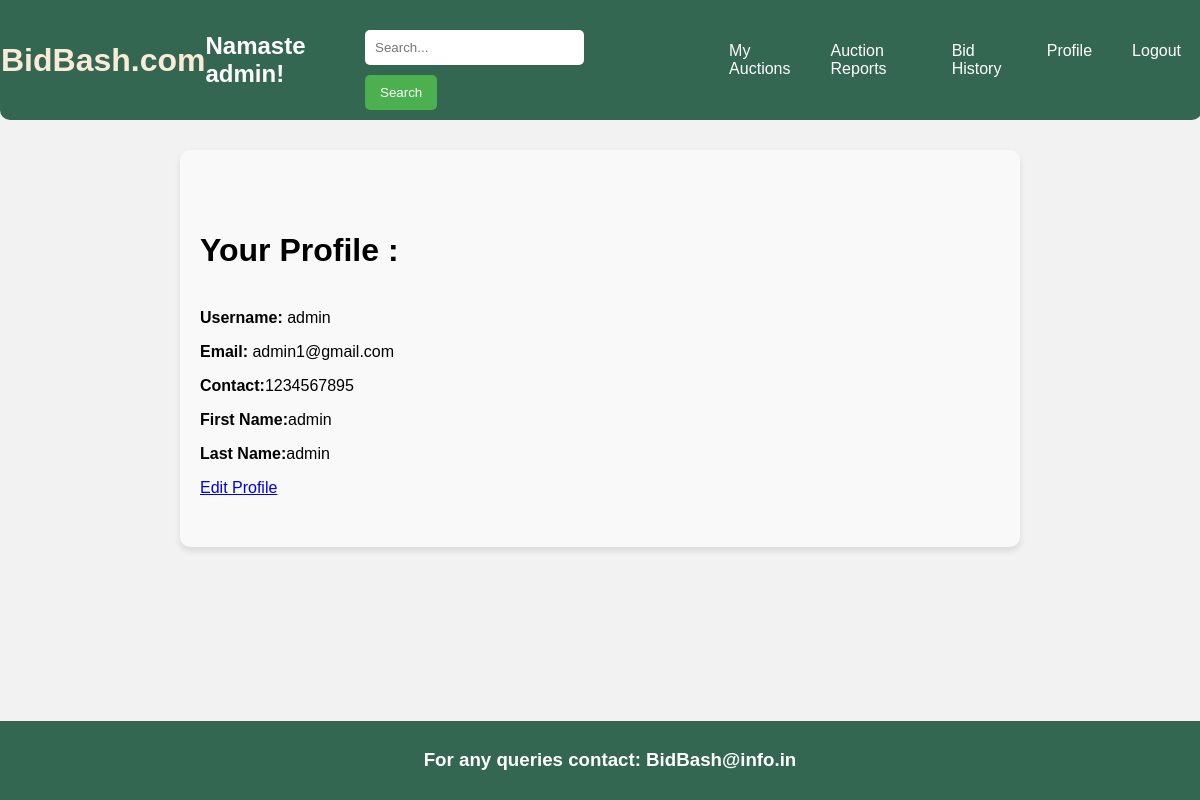
The app's page /profile/ (signed in) with its own data.
### myapp/models.py (models this page shows, shortened)
class User(AbstractUser):
    contact_no = models.IntegerField(null=True)
    email = models.EmailField(max_length=254)
    first_name = models.CharField(max_length=30)
    last_name = models.CharField(max_length=30)

### myapp/views.py (the view)
# urls.py: path('profile/', views.profile, name='profile'),
def profile(request):
    return render(request, 'UserSide/profile.html')

### templates/UserSide/profile.html (shortened to what this page needs)
{% extends 'UserSide/base.html' %}
{% load static %}
{% block body %}
{% if user.is_authenticated %}
<div class="profile-container">
    <h3 style="font-size:xx-large; margin-bottom: 5%;">Your Profile :</h3>
    <p><strong>Username:</strong> {{ user.username }}</p>
            <p><strong>Email:</strong> {{ user.email }}</p>
            <p><strong>Contact:</strong>{{user.contact_no}}</p>
            <p><strong>First Name:</strong>{{user.first_name}}</p>
            <p><strong>Last Name:</strong>{{user.last_name}}</p>
    <a href="{% url 'edit_profile' %}">Edit Profile</a>
</div>
{% else %}
        <script type="text/javascript">
            window.location.href = "{% url 'login' %}";
        </script>
    {% endif %}
{% endblock %}

### templates/UserSide/base.html (shortened to what this page needs)
<!DOCTYPE html>
<html lang="en">
<head>
    {% load static %}
    <link rel="stylesheet" href="{% static 'styles.css' %}">
</head>
<body>
    <header>
        <a href="{% url 'home' %}" style="text-decoration:none; color: antiquewhite;"><h1>BidBash.com</h1></a>
        {% if user.is_authenticated %}
        <h2>Namaste {{ user.username }}!</h2>
        {% endif %}
        <div class="search-bar">
            <form action="{% url 'search_products' %}" method="GET">
                <input type="text" name="q" placeholder="Search...">
                <button type="submit">Search</button>
            </form>
        </div>
        <div class="menu">
            <a class="menu-icon" href="{% url 'my_auctions' %}">My Auctions</a>
            <a class="menu-icon" href="{% url 'auction_reports' %}">Auction Reports</a>
            <a class="menu-icon" href="{% url 'bid_history' %}">Bid History</a>
            <a class="menu-icon" href="{% url 'profile' %}">Profile</a>
            <a class="menu-icon" href="{% url 'logout' %}">Logout</a>
        </div>
    </header>
    <div class="content">
        {% block body %}
        {% endblock body %}
    </div>
    <footer>
        <h3>For any queries contact: BidBash@info.in</h3>
    </footer>
</body>
</html>

### static/styles.css (style rules this page uses)
body { font-family: Arial, sans-serif; margin: 0; padding: 0; background-color: #f2f2f2; min-height: 100vh; position: relative; }
header { background-color: #346751; color: #fff; border-radius: 0 0 10px 10px; padding: 10px 1px; display: flex; justify-content: space-between; align-items: center; position: fixed; top: 0; left: 0; width: 100%; z-index: 1000; }
.content { padding-top: 150px; padding-bottom: 60px; }
.search-bar { display: flex; width: 400px; }
.search-bar input[type="text"] { padding: 10px; width: 70%; border: none; border-radius: 5px; margin-right: 10px; }
.search-bar button { padding: 10px 15px; background-color: #4CAF50; color: white; border: none; border-radius: 5px; cursor: pointer; }
.menu { display: flex; }
.menu-icon { text-decoration: none; margin-left: 20px; margin-right: 20px; color: #fff; }
footer { position: absolute; bottom: 0; width: 100%; background-color: #346751; color: #fff; padding: 10px; text-align: center; }
.profile-container { max-width: 600px; margin-top: 4%; margin-left: 7%; padding: 50px 20px; background-color: #f9f9f9; border-radius: 10px; box-shadow: 0 4px 6px rgba(0, 0, 0, 0.1); }
.profile-container { max-width: 800px; margin: 0 auto; }
form { margin-top: 20px; }
input[type="email"], input[type="text"] { width: 100%; padding: 10px; margin-bottom: 10px; border: 1px solid #ccc; border-radius: 5px; }
button { padding: 10px 20px; background-color: #4CAF50; color: #fff; border: none; border-radius: 5px; cursor: pointer; }

### records on screen
User: username "admin", email "admin1@gmail.com", contact_no "1234567895", first_name "admin", last_name "admin"
